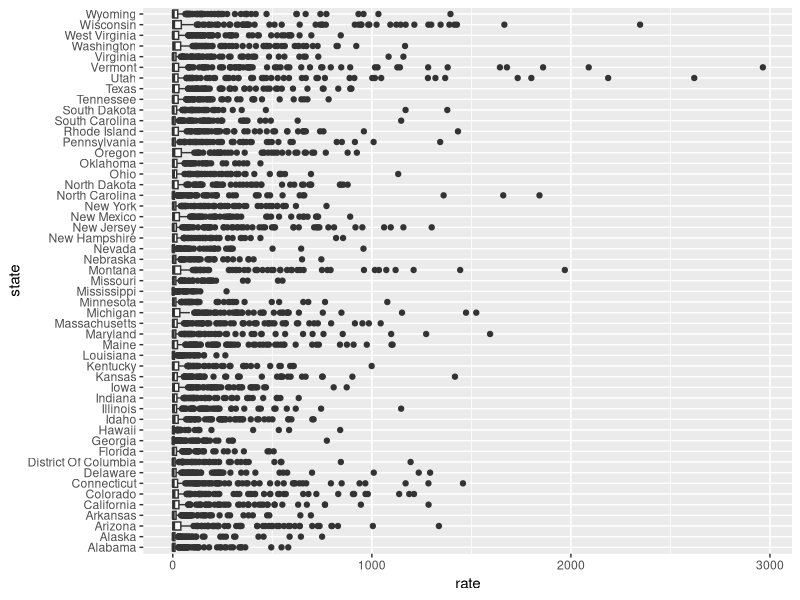
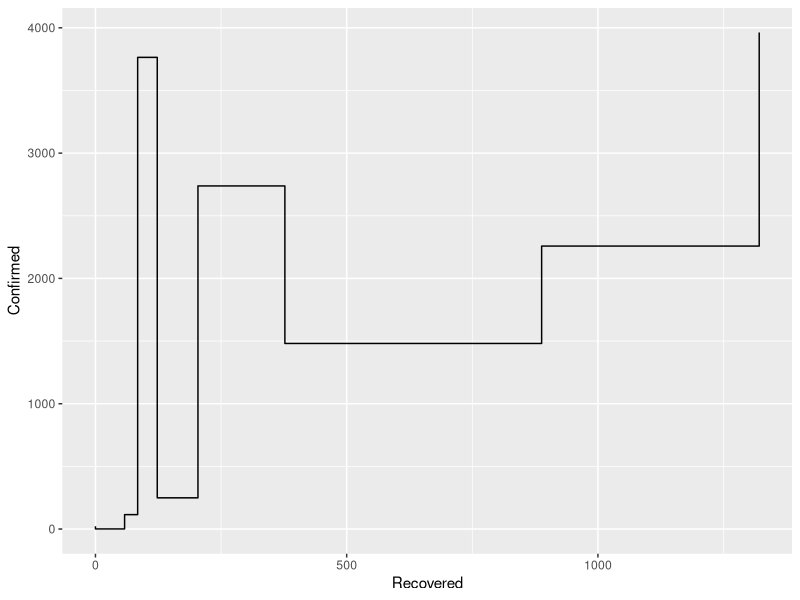

Source code (R) for these figures, in order:
## ---- chunk 1
knitr::opts_chunk$set(echo = TRUE)
## ---- chunk 2
library(dplyr)
library(dslabs)
library(ggplot2)
data(us_contagious_diseases)
## ---- chunk 3
names(us_contagious_diseases)
## ---- chunk 4
class(us_contagious_diseases$disease)
## ---- chunk 5
us_contagious_diseases %>%
        filter(disease == "Polio", year >= 1955, year <= 1965) %>%
        arrange(desc(population)) %>%
        top_n(10)
## ---- chunk 6
Biasa <- filter(us_contagious_diseases, count < 1000)
Biasa %>% head()

Azab <- filter(us_contagious_diseases, count > 2000)
Azab %>% head()

Cobaan <- filter(us_contagious_diseases, count >= 1000 & count <= 2000)
Cobaan %>% head()
## ---- chunk 7
us_contagious_diseases <- us_contagious_diseases %>%
  mutate(
    category = ifelse(count < 1000, "Biasa", ifelse(count > 2000, "Azab", "Cobaan")),
    rate = (count / population) * 10^5
  )

filter(us_contagious_diseases, category == "Cobaan") %>% head()
## ---- chunk 8
us_contagious_diseases %>%
  select(state, rate) %>%
  summary()
## ---- chunk 9
ggplot(us_contagious_diseases, aes(x = rate, y = state)) + geom_boxplot()
## ---- chunk 10
Covid19_Asean <- read.csv(file = "Covid19_Asean.csv")
Covid19_Asean
## ---- chunk 11
str(Covid19_Asean)
## ---- chunk 12
Covid19_Asean %>%
  arrange(desc(Confirmed)) %>%
  select(Country)
## ---- chunk 13
Covid19_Asean <- Covid19_Asean %>% mutate(RateDeaths = Deaths / Confirmed * 100)
Covid19_Asean
## ---- chunk 14
Covid19_Asean %>%
  filter(RateDeaths == max(RateDeaths)) %>%
  select(Country)
Covid19_Asean %>%
  filter(RateDeaths == min(RateDeaths)) %>%
  select(Country)
## ---- chunk 15
ggplot(Covid19_Asean, aes(x = Recovered, y = Confirmed)) + geom_step()
